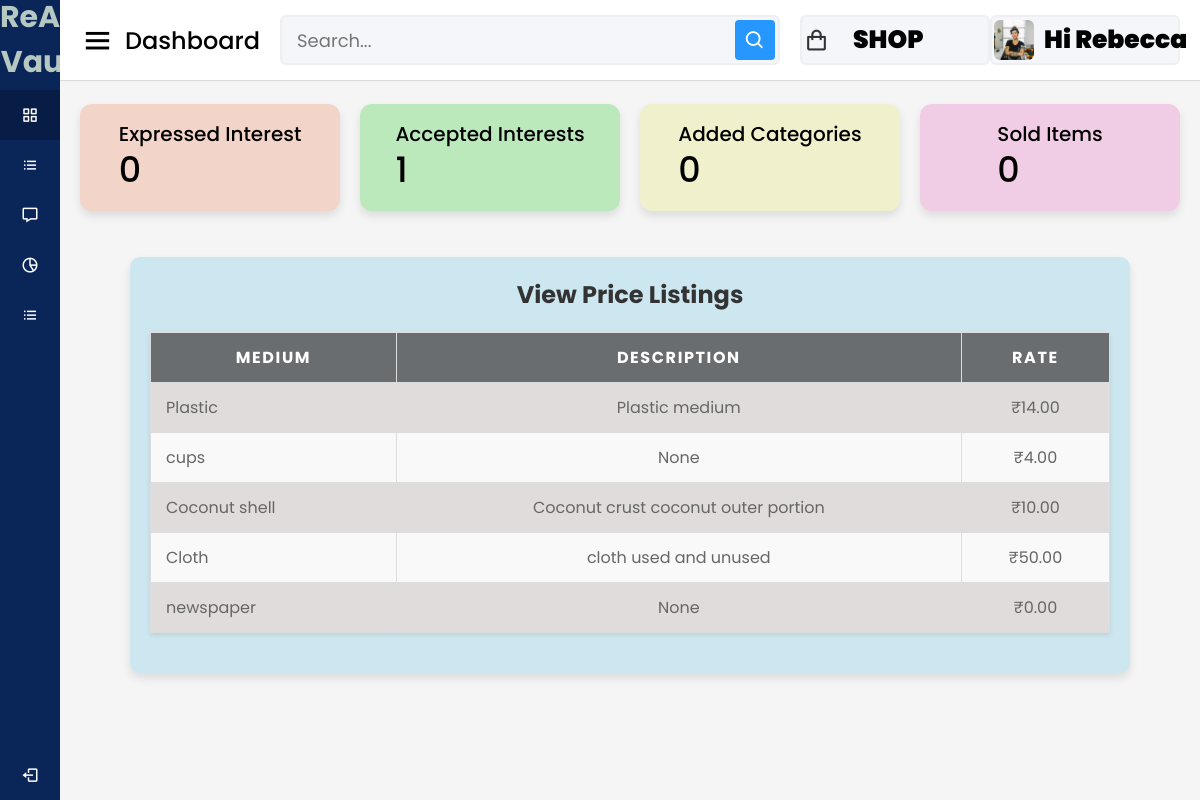
/artist/view-ratesartist (signed in), run on an earlier commit of the app's database.
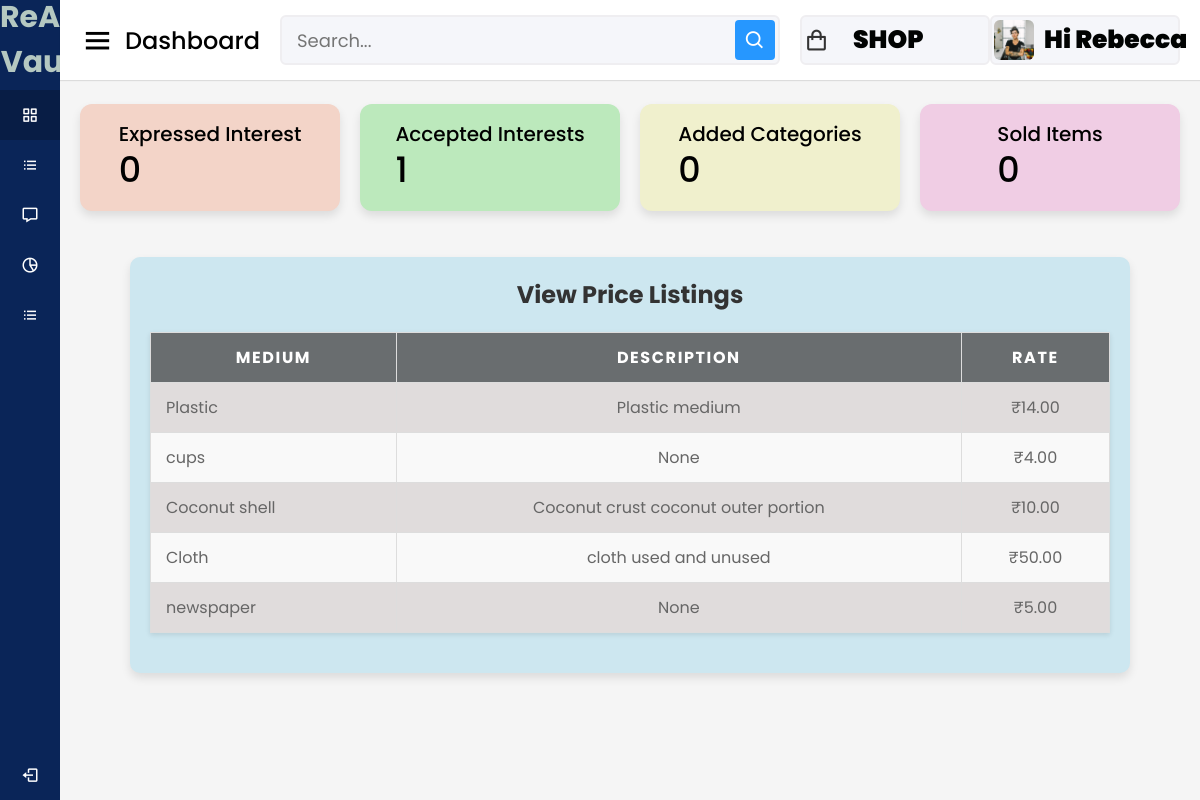
And on a later commit of the database.
### adminclick/models.py (models this page shows, shortened)
class MediumOfWaste(models.Model):
    name = models.CharField(max_length=255)
    description = models.TextField(blank=True, null=True)
    rate=models.DecimalField(max_digits=10,decimal_places=2,default=0.00)

### artist/views.py (the view)
# urls.py: path('view-ratesartist', views.view_ratesartist, name='view_ratesartist'),
@login_required
@never_cache
def view_ratesartist(request):
     artist=request.user.artist
     mediums=MediumOfWaste.objects.all()
     expressed_interest_count = Interest.objects.filter(artist=artist).count()
     accepted_interest_count = InterestRequest.objects.filter(
            artist=artist,
            status='accepted'
        ).count()
     unread_count = Notification.objects.filter(user=request.user, is_read=False).count()
     context={
         'mediums': mediums ,
         'artist':artist,
        'unread_count':unread_count,
        'expressed_interest_count':expressed_interest_count,
        'accepted_interest_count':accepted_interest_count
     }
     return render(request, 'artist/view_rates.html',context )

### category/context_processors.py (called while the page is built)
def menu_links(request):
    links = Category.objects.all()
    return dict(links=links)

### template/artist/view_rates.html (shortened to what the changed rows need)
{% load static %}
<!DOCTYPE html>
<html lang="en" dir="ltr">
<head>
  <link rel="stylesheet" href="{% static 'assets/css/styles.css' %}">
  <link href='https://unpkg.com/boxicons@2.0.7/css/boxicons.min.css' rel='stylesheet'>
</head>
<body>
  <section class="home-section">
    <div class="home-content">
      <div class="sales-boxes">
        <div class="recent-sales box" style="background-color: rgb(205, 231, 240); padding: 20px; border-radius: 10px; width:1000px;">
            <table class="table">
                <thead>
                    <tr>
        <thead>
            <tr>
                <th>Medium</th>
                <th>Description</th>
                <th>Rate</th>
            </tr>
        </thead>
        <tbody>
            {% for medium in mediums %}
            <tr>
                <td>{{ medium.name }}</td>
                <td>{{ medium.description }}</td>
                <td>₹{{ medium.rate }}</td>
            </tr>
            {% endfor %}
        </tbody>
    </table>
    </div>
    </div>

What changed in the data, as far as the page shows it:
changed MediumOfWaste "newspaper": rate "0.00" → "5.00"
